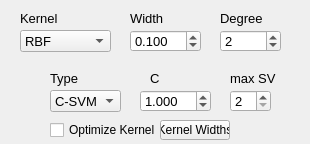
<?xml version="1.0" encoding="UTF-8"?>
<ui version="4.0">
 <class>Parameters</class>
 <widget class="QWidget" name="Parameters">
  <property name="geometry">
   <rect>
    <x>0</x>
    <y>0</y>
    <width>310</width>
    <height>144</height>
   </rect>
  </property>
  <property name="windowTitle">
   <string>Form</string>
  </property>
  <widget class="QLabel" name="labelWidth">
   <property name="geometry">
    <rect>
     <x>130</x>
     <y>10</y>
     <width>50</width>
     <height>16</height>
    </rect>
   </property>
   <property name="font">
    <font>
     <pointsize>10</pointsize>
    </font>
   </property>
   <property name="text">
    <string>Width</string>
   </property>
  </widget>
  <widget class="QSpinBox" name="kernelDegSpin">
   <property name="geometry">
    <rect>
     <x>220</x>
     <y>30</y>
     <width>61</width>
     <height>22</height>
    </rect>
   </property>
   <property name="font">
    <font>
     <pointsize>10</pointsize>
    </font>
   </property>
   <property name="toolTip">
    <string>Degree of the kernel polynomial
(Polynomial only)</string>
   </property>
   <property name="minimum">
    <number>1</number>
   </property>
   <property name="value">
    <number>2</number>
   </property>
  </widget>
  <widget class="QLabel" name="labelMaxSV">
   <property name="geometry">
    <rect>
     <x>230</x>
     <y>70</y>
     <width>50</width>
     <height>16</height>
    </rect>
   </property>
   <property name="font">
    <font>
     <pointsize>10</pointsize>
    </font>
   </property>
   <property name="text">
    <string>max SV</string>
   </property>
  </widget>
  <widget class="QLabel" name="label_2">
   <property name="geometry">
    <rect>
     <x>20</x>
     <y>10</y>
     <width>91</width>
     <height>16</height>
    </rect>
   </property>
   <property name="font">
    <font>
     <pointsize>10</pointsize>
    </font>
   </property>
   <property name="text">
    <string>Kernel</string>
   </property>
  </widget>
  <widget class="QLabel" name="svmTypeLabel">
   <property name="geometry">
    <rect>
     <x>150</x>
     <y>70</y>
     <width>51</width>
     <height>16</height>
    </rect>
   </property>
   <property name="font">
    <font>
     <pointsize>10</pointsize>
    </font>
   </property>
   <property name="text">
    <string>C</string>
   </property>
  </widget>
  <widget class="QComboBox" name="svmTypeCombo">
   <property name="geometry">
    <rect>
     <x>50</x>
     <y>90</y>
     <width>71</width>
     <height>22</height>
    </rect>
   </property>
   <property name="font">
    <font>
     <pointsize>10</pointsize>
    </font>
   </property>
   <property name="toolTip">
    <string>Type of SVM training:
C-SVM (or eps-SVM): C cost based SVM, trained via SMO
Nu-SVM: Nu based SVM, trained via SMO
RVM: Relevant Vector Machine
Pegasos: Online trainer for SVM</string>
   </property>
   <item>
    <property name="text">
     <string>C-SVM</string>
    </property>
   </item>
   <item>
    <property name="text">
     <string>nu-SVM</string>
    </property>
   </item>
   <item>
    <property name="text">
     <string>Pegasos</string>
    </property>
   </item>
  </widget>
  <widget class="QLabel" name="label_4">
   <property name="geometry">
    <rect>
     <x>50</x>
     <y>70</y>
     <width>61</width>
     <height>16</height>
    </rect>
   </property>
   <property name="font">
    <font>
     <pointsize>10</pointsize>
    </font>
   </property>
   <property name="text">
    <string>Type</string>
   </property>
  </widget>
  <widget class="QDoubleSpinBox" name="kernelWidthSpin">
   <property name="geometry">
    <rect>
     <x>130</x>
     <y>30</y>
     <width>71</width>
     <height>22</height>
    </rect>
   </property>
   <property name="font">
    <font>
     <pointsize>10</pointsize>
    </font>
   </property>
   <property name="toolTip">
    <string>Width of the kernel (gamma)
RBF and Polynomial only</string>
   </property>
   <property name="decimals">
    <number>3</number>
   </property>
   <property name="minimum">
    <double>0.001000000000000</double>
   </property>
   <property name="maximum">
    <double>9999.000000000000000</double>
   </property>
   <property name="singleStep">
    <double>0.010000000000000</double>
   </property>
   <property name="value">
    <double>0.100000000000000</double>
   </property>
  </widget>
  <widget class="QLabel" name="labelDegree">
   <property name="geometry">
    <rect>
     <x>220</x>
     <y>10</y>
     <width>50</width>
     <height>16</height>
    </rect>
   </property>
   <property name="font">
    <font>
     <pointsize>10</pointsize>
    </font>
   </property>
   <property name="text">
    <string>Degree</string>
   </property>
  </widget>
  <widget class="QSpinBox" name="maxSVSpin">
   <property name="enabled">
    <bool>true</bool>
   </property>
   <property name="geometry">
    <rect>
     <x>230</x>
     <y>90</y>
     <width>41</width>
     <height>22</height>
    </rect>
   </property>
   <property name="font">
    <font>
     <pointsize>10</pointsize>
    </font>
   </property>
   <property name="toolTip">
    <string>Maximal number of support vectors
(Pegasos only)</string>
   </property>
   <property name="minimum">
    <number>2</number>
   </property>
   <property name="maximum">
    <number>999</number>
   </property>
   <property name="value">
    <number>2</number>
   </property>
  </widget>
  <widget class="QComboBox" name="kernelTypeCombo">
   <property name="geometry">
    <rect>
     <x>20</x>
     <y>30</y>
     <width>91</width>
     <height>22</height>
    </rect>
   </property>
   <property name="font">
    <font>
     <pointsize>10</pointsize>
    </font>
   </property>
   <property name="toolTip">
    <string>kernel function</string>
   </property>
   <property name="currentIndex">
    <number>2</number>
   </property>
   <item>
    <property name="text">
     <string>Linear</string>
    </property>
   </item>
   <item>
    <property name="text">
     <string>Polynomial</string>
    </property>
   </item>
   <item>
    <property name="text">
     <string>RBF</string>
    </property>
   </item>
   <item>
    <property name="text">
     <string>Sigmoid</string>
    </property>
   </item>
  </widget>
  <widget class="QDoubleSpinBox" name="svmCSpin">
   <property name="geometry">
    <rect>
     <x>140</x>
     <y>90</y>
     <width>71</width>
     <height>22</height>
    </rect>
   </property>
   <property name="font">
    <font>
     <pointsize>10</pointsize>
    </font>
   </property>
   <property name="toolTip">
    <string>Training Parameter
C-SVM: C cost function, (alpha_i &lt;= C)
Nu-SVM: nu, ratio on the amount of alphas that can be selected
RVM: eps, stopping criterion (the smaller, the more accurate)
Pegasos: lambda, accuracy-generalization tradeoff parameter </string>
   </property>
   <property name="decimals">
    <number>3</number>
   </property>
   <property name="minimum">
    <double>0.001000000000000</double>
   </property>
   <property name="maximum">
    <double>999.990000000000009</double>
   </property>
   <property name="singleStep">
    <double>0.010000000000000</double>
   </property>
   <property name="value">
    <double>1.000000000000000</double>
   </property>
  </widget>
  <widget class="QCheckBox" name="optimizeCheck">
   <property name="geometry">
    <rect>
     <x>50</x>
     <y>120</y>
     <width>110</width>
     <height>20</height>
    </rect>
   </property>
   <property name="font">
    <font>
     <pointsize>9</pointsize>
    </font>
   </property>
   <property name="text">
    <string>Optimize Kernel</string>
   </property>
  </widget>
  <widget class="QPushButton" name="kernelButton">
   <property name="geometry">
    <rect>
     <x>160</x>
     <y>120</y>
     <width>70</width>
     <height>20</height>
    </rect>
   </property>
   <property name="font">
    <font>
     <pointsize>9</pointsize>
    </font>
   </property>
   <property name="text">
    <string>Kernel Widths</string>
   </property>
  </widget>
 </widget>
 <resources/>
 <connections/>
</ui>
